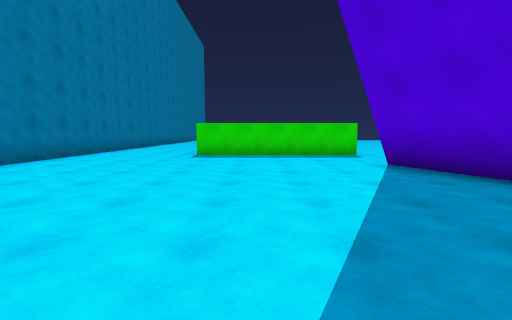
View 1 (above)

13 first-person views from a walk through a scene from a Unity 3-D project. The camera is 1.4 m above the floor, tilts 6° down and sees 90° across. The floor is counted in squares, 2 m on a side. Each view is taken from the middle of a square. On the plan, view 1 faces up. The plan holds only what a view shows up to about 9 squares ahead; the rest is blank. The place goes on beyond the plan.

View 2
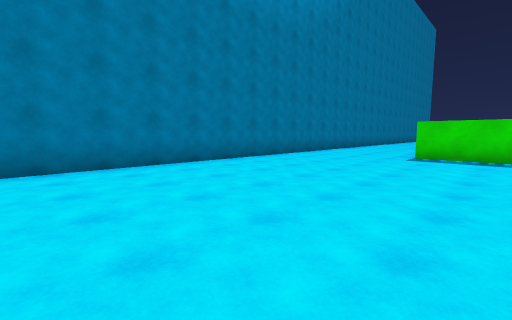

View 3
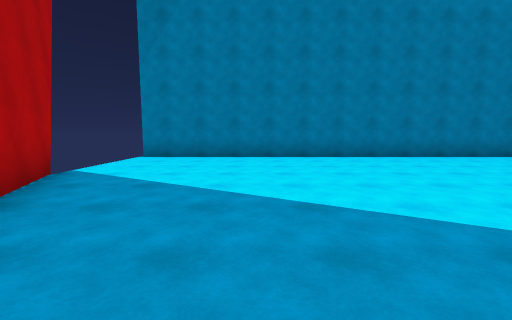

View 4
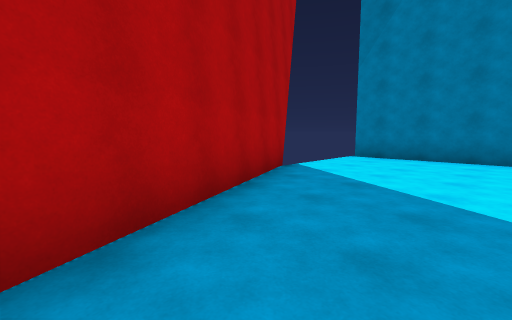

View 5
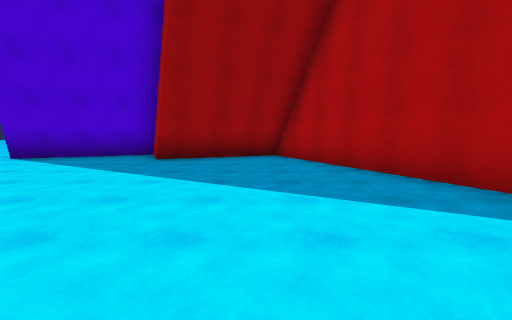

View 6
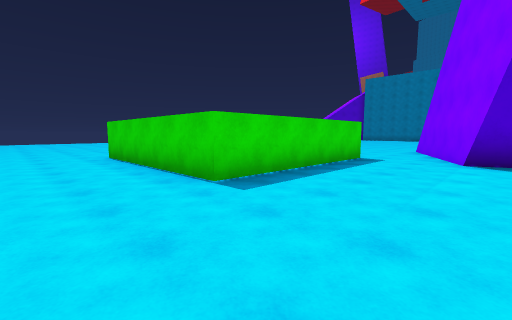

View 7
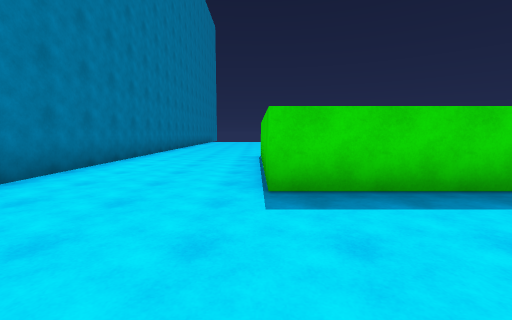

View 8
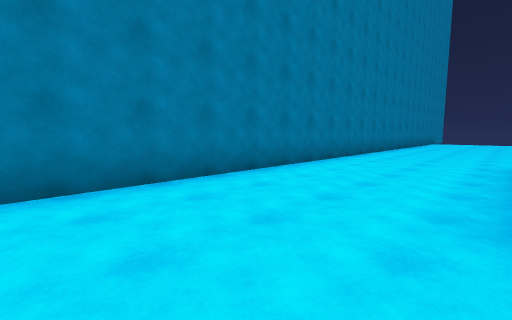

View 9
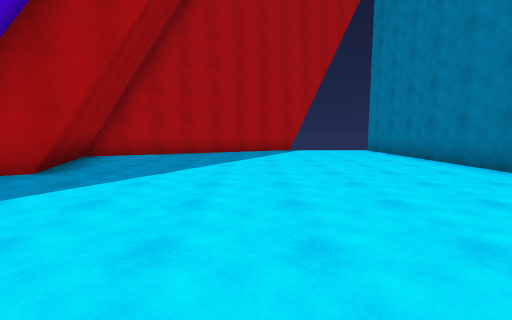

View 10
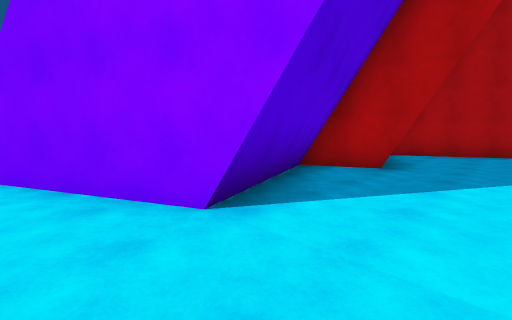

View 11
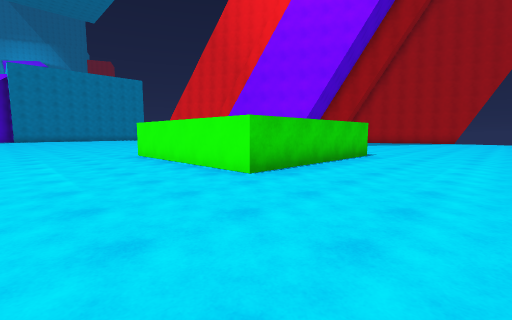

View 12
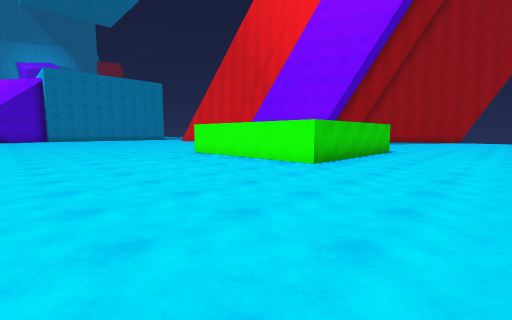

View 13
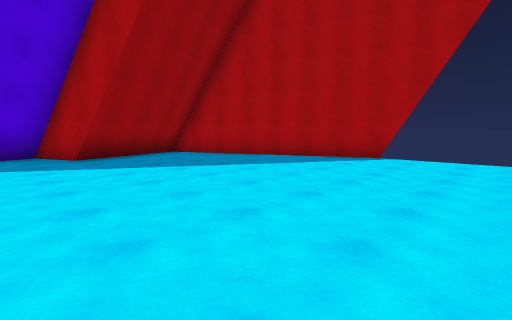

### Floor plan
Points are (right, up) in squares from view 1. A wall is a line through its corners. A room is listed if a view was taken in it or the views show most of it. See-through windows are left out.
Room 1 (views 1, 2, 3, 4, 5, 6, 7, 8, 9, 10, 13)
walls: (2.7, 1.6) (4.4, 2.3); (2.8, 5.6) (3.9, 6.1); (3.9, 2.1) (2.6, 5.5); (3.2, 8) (-1.9, 8) (-1.9, 13); (3.8, -1.9) (2.5, 1.5); (-2.8, -4.8) (4, -1.7); (-5.5, 14.4) (-5.5, -4.4)
low walls: (4.2, 2.2) (2.8, 5.6); (4, -1.7) (2.7, 1.6)
ways out: opening at (-4, 13.3) to room 2; opening at (3, 7) to room 2; gap at (-3, -5)
Room 2 (views 11, 12)
walls: (3.9, 6.1) (6.5, 7.3); (-1.9, 13) (3.2, 13); (-5.5, 15.4) (-5.5, 14.4)
ways out: opening at (-4, 13.3) to room 1; opening at (3, 7) to room 1

Where each view was taken, in squares from view 1:
view 1: 0 up, 0 right, facing up
view 2: 0 up, 0 right, facing up-left
view 3: 1 down, 2 right, facing left
view 4: 1 down, 2 right, facing down-left
view 5: 1 down, 4 left, facing right
view 6: 5 up, 4 left, facing up-right
view 7: 5 up, 2 left, facing up
view 8: 6 up, 2 left, facing up-left
view 9: 6 up, 1 left, facing down
view 10: 7 up, 1 right, facing down-right
view 11: 16 up, 5 left, facing down-right
view 12: 18 up, 5 left, facing down-right
view 13: 3 up, 5 left, facing down-right
